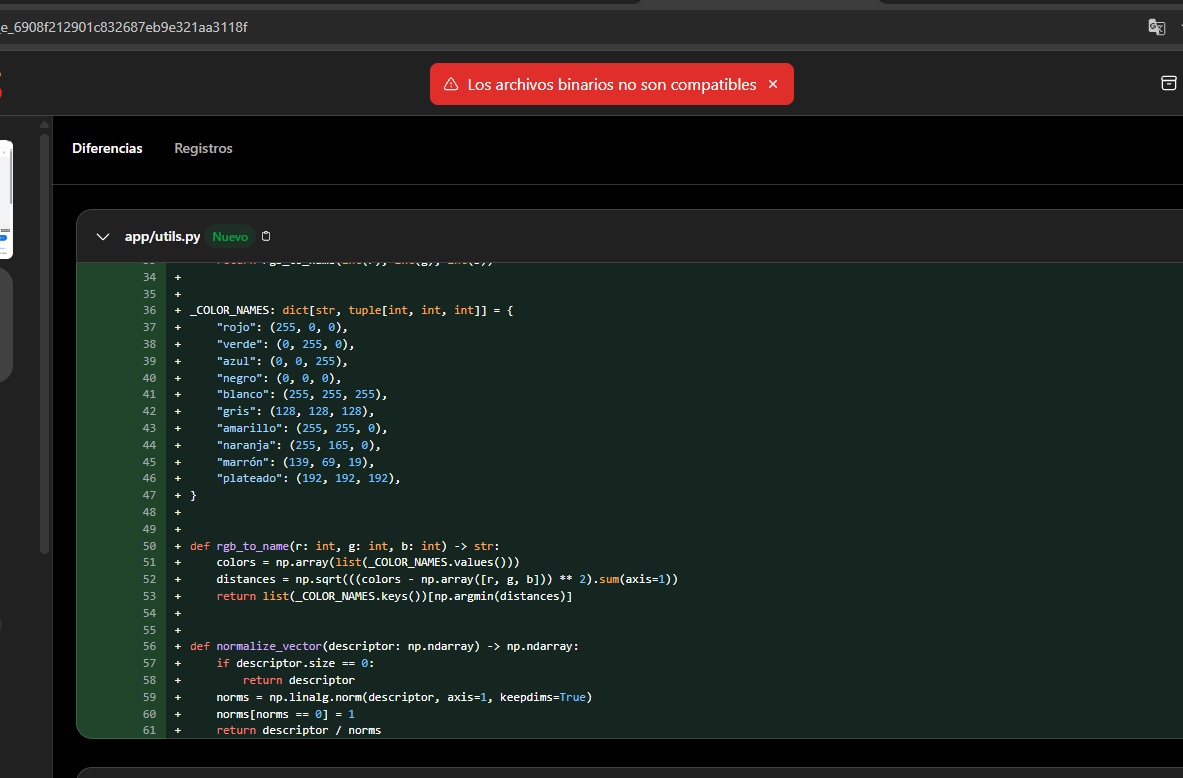
#> input picture image.png, 1183 x 778 px
$ python -i features.py   (imports and definitions only)
#> lines starting #> are read from the running program, lines starting #| are printed output that depends on the picture
#> further down, picture is the input picture: shape (778, 1183, 3); mean B, G, R 31.9, 36.7, 28.4
"""Feature extraction helpers used for similarity matching."""
from __future__ import annotations

import colorsys
from dataclasses import dataclass
from typing import Dict, Iterable, Tuple

import cv2
import numpy as np

BASIC_COLORS = {
    "negro": np.array([0, 0, 0]),
    "blanco": np.array([255, 255, 255]),
    "rojo": np.array([220, 20, 60]),
    "azul": np.array([65, 105, 225]),
    "verde": np.array([50, 205, 50]),
    "amarillo": np.array([255, 215, 0]),
    "naranja": np.array([255, 140, 0]),
    "gris": np.array([128, 128, 128]),
    "plateado": np.array([192, 192, 192]),
    "marron": np.array([139, 69, 19]),
}


@dataclass
class FeatureVector:
    color_hist: Iterable[float]
    average_color: Tuple[int, int, int]
    edge_density: float

    def to_dict(self) -> Dict:
        return {
            "color_hist": [float(value) for value in self.color_hist],
            "average_color": list(self.average_color),
            "edge_density": float(self.edge_density),
        }

    @classmethod
    def from_dict(cls, data: Dict) -> "FeatureVector":
        return cls(
            color_hist=data["color_hist"],
            average_color=tuple(data["average_color"]),
            edge_density=float(data.get("edge_density", 0.0)),
        )


def compute_color_histogram(image: np.ndarray, bins: int = 16) -> np.ndarray:
#> called with bins = 16
    hsv = cv2.cvtColor(image, cv2.COLOR_BGR2HSV)
#> hsv: shape (778, 1183, 3); mean H, S, V 44.8, 73.9, 40.5
    hist = cv2.calcHist([hsv], [0, 1], None, [bins, bins], [0, 180, 0, 256])
    cv2.normalize(hist, hist)
    return hist.flatten()


def dominant_color_name(image: np.ndarray) -> str:
    mean_color = image.mean(axis=(0, 1))
    distances = {name: np.linalg.norm(mean_color - value) for name, value in BASIC_COLORS.items()}
    return min(distances, key=distances.get)


def calculate_edge_density(image: np.ndarray) -> float:
    gray = cv2.cvtColor(image, cv2.COLOR_BGR2GRAY)
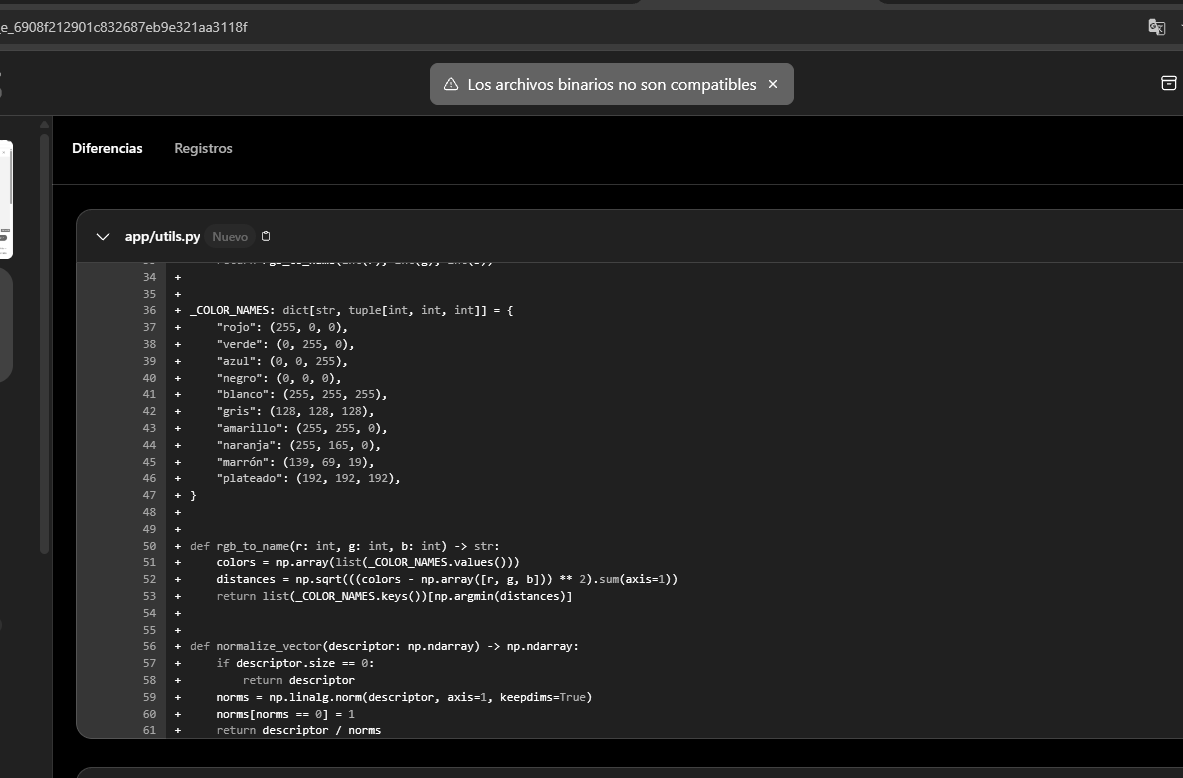
#> gray: shape (778, 1183); min 0, max 255, mean 33.8
    edges = cv2.Canny(gray, threshold1=80, threshold2=160)
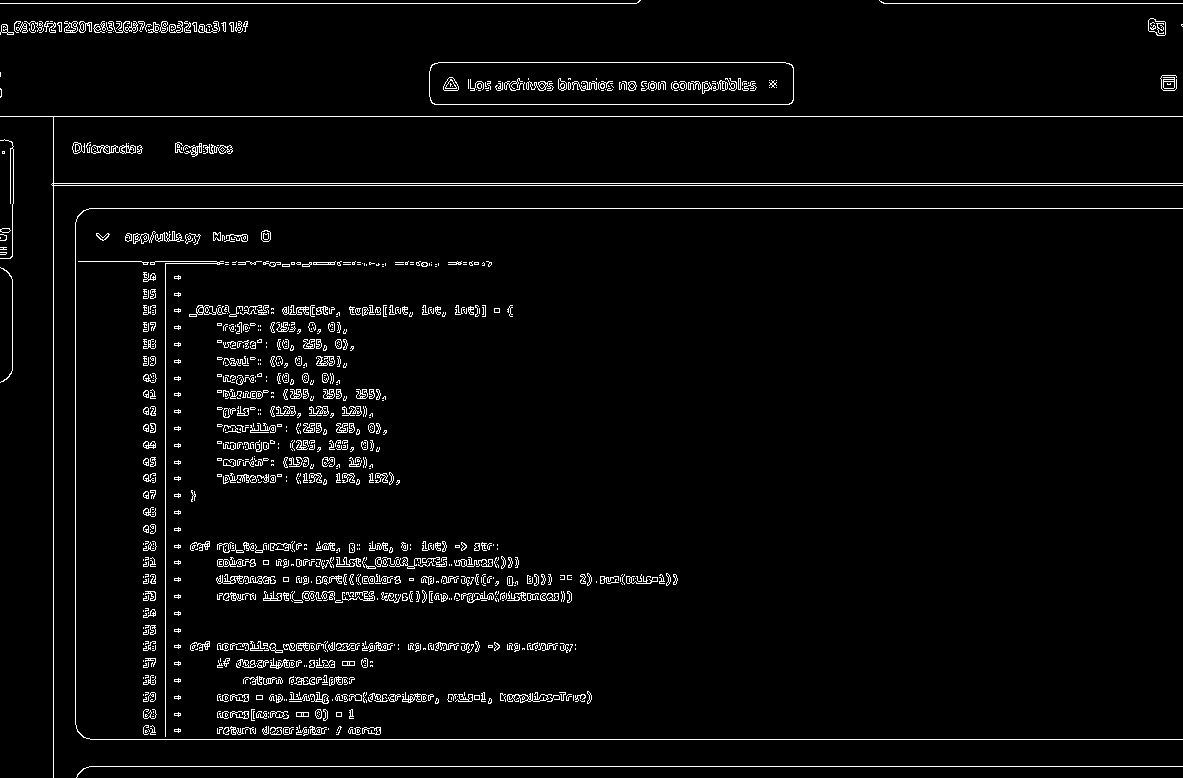
#> edges: shape (778, 1183); 3.4% white in thin lines or dots
    return float(np.count_nonzero(edges)) / float(edges.size)


def build_feature_vector(image: np.ndarray) -> FeatureVector:
    return FeatureVector(
        color_hist=compute_color_histogram(image),
        average_color=tuple(int(c) for c in image.mean(axis=(0, 1))),
        edge_density=calculate_edge_density(image),
    )


def compare_feature_vectors(a: FeatureVector, b: FeatureVector) -> float:
    hist_score = float(
        cv2.compareHist(
            np.array(a.color_hist, dtype=np.float32),
            np.array(b.color_hist, dtype=np.float32),
            cv2.HISTCMP_CORREL,
        )
    )
    hist_score = max(0.0, min(1.0, (hist_score + 1) / 2))
    color_distance = np.linalg.norm(np.array(a.average_color) - np.array(b.average_color))
    color_score = max(0.0, 1.0 - color_distance / 255.0)
    edge_score = max(0.0, 1.0 - abs(a.edge_density - b.edge_density))
    return float(0.6 * hist_score + 0.3 * color_score + 0.1 * edge_score)

>>> import cv2
>>> picture = cv2.imread('../../image.png')
>>> result = build_feature_vector(picture)
